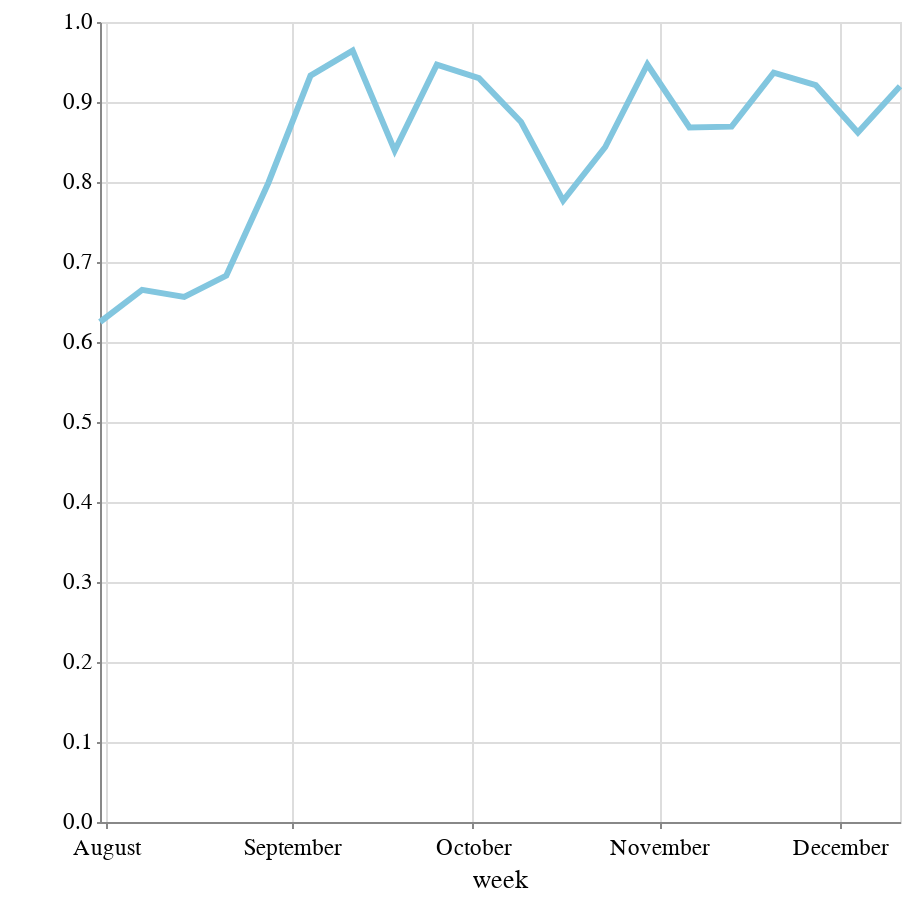

Notebook code for this chart:
### Code cell
alt.Chart(antelope_valley).mark_line().encode(
    x=alt.X('week:T', axis=alt.Axis(format='', title='week', tickCount=3)),
    y = alt.Y('pct_occupied_adult_icu_beds', title=''),
).properties(width=400, height=400)

### Figure 1 — Vega-Lite specification as saved in the notebook (floating-point values rounded to 4 significant figures)
{"config": {"view": {"width": 800, "height": 450}, "background": "#ffffff", "title": {"anchor": "start", "font": "Benton Gothic Bold, sans", "fontColor": "#000000", "fontSize": 22, "fontWeight": "normal"}, "arc": {"fill": "#82c6df"}, "area": {"fill": "#82c6df"}, "line": {"stroke": "#82c6df", "strokeWidth": 3}, "path": {"stroke": "#82c6df"}, "rect": {"fill": "#82c6df"}, "shape": {"stroke": "#82c6df"}, "bar": {"fill": "#82c6df"}, "point": {"stroke": "#82c6df"}, "symbol": {"fill": "#82c6df", "size": 30}, "axis": {"titleFont": "Benton Gothic Bold, sans", "titleFontSize": 13, "titleFontWeight": "normal", "labelFont": "Benton Gothic, sans", "labelFontSize": 11.5, "labelFontWeight": "normal"}, "axisX": {"labelAngle": 0, "labelPadding": 4, "tickSize": 3}, "axisY": {"labelBaseline": "middle", "maxExtent": 45, "minExtent": 45, "tickSize": 2, "titleAlign": "left", "titleAngle": 0, "titleX": -45, "titleY": -11}, "legend": {"titleFont": "Benton Gothic Bold, sans", "titleFontSize": 13, "titleFontWeight": "normal", "symbolType": "square", "labelFont": "Benton Gothic, sans", "labelFontSize": 11.5}, "range": {"category": ["#3580b1", "#ec8431", "#ab7fb4", "#c89d29", "#adc839", "#829eb1"], "diverging": ["#e68a4f", "#f4bb6a", "#f9e39c", "#dadfe2", "#a6b7c6", "#849eae"], "heatmap": ["#fbf2c7", "#f9e39c", "#f8d36e", "#f4bb6a", "#e68a4f", "#d15a40", "#ab4232"], "ordinal": ["#fbf2c7", "#f9e39c", "#f8d36e", "#f4bb6a", "#e68a4f", "#d15a40", "#ab4232"], "ramp": ["#fbf2c7", "#f9e39c", "#f8d36e", "#f4bb6a", "#e68a4f", "#d15a40", "#ab4232"]}}, "data": {"name": "data-d340241a22e999b26b677f11d1793e13"}, "mark": "line", "encoding": {"x": {"type": "temporal", "axis": {"format": "", "tickCount": 3, "title": "week"}, "field": "week"}, "y": {"type": "quantitative", "field": "pct_occupied_adult_icu_beds", "title": ""}}, "height": 400, "width": 400, "$schema": "https://vega.github.io/schema/vega-lite/v4.0.2.json", "datasets": {"data-d340241a22e999b26b677f11d1793e13": [{"hospital": "ARROWHEAD REGIONAL MEDICAL CENTER", "ccn": "050245", "week": "2020-10-09", "county": "San Bernardino", "fips": 71, "total_covid_icu_patients": 2.333, "total_available_adult_icu_beds": 4.0, "pct_occupied_adult_icu_beds": 0.875}, {"hospital": "ARROWHEAD REGIONAL MEDICAL CENTER", "ccn": "050245", "week": "2020-08-28", "county": "San Bernardino", "fips": 71, "total_covid_icu_patients": 8.286, "total_available_adult_icu_beds": 6.429, "pct_occupied_adult_icu_beds": 0.7991}, {"hospital": "ARROWHEAD REGIONAL MEDICAL CENTER", "ccn": "050245", "week": "2020-07-31", "county": "San Bernardino", "fips": 71, "total_covid_icu_patients": 15.57, "total_available_adult_icu_beds": 12.0, "pct_occupied_adult_icu_beds": 0.625}, {"hospital": "ARROWHEAD REGIONAL MEDICAL CENTER", "ccn": "050245", "week": "2020-08-21", "county": "San Bernardino", "fips": 71, "total_covid_icu_patients": 11.43, "total_available_adult_icu_beds": 10.14, "pct_occupied_adult_icu_beds": 0.683}, {"hospital": "ARROWHEAD REGIONAL MEDICAL CENTER", "ccn": "050245", "week": "2020-09-04", "county": "San Bernardino", "fips": 71, "total_covid_icu_patients": 6.286, "total_available_adult_icu_beds": 2.143, "pct_occupied_adult_icu_beds": 0.933}, {"hospital": "ARROWHEAD REGIONAL MEDICAL CENTER", "ccn": "050245", "week": "2020-08-07", "county": "San Bernardino", "fips": 71, "total_covid_icu_patients": 15.29, "total_available_adult_icu_beds": 10.71, "pct_occupied_adult_icu_beds": 0.6652}, {"hospital": "ARROWHEAD REGIONAL MEDICAL CENTER", "ccn": "050245", "week": "2020-09-18", "county": "San Bernardino", "fips": 71, "total_covid_icu_patients": 2.429, "total_available_adult_icu_beds": 5.143, "pct_occupied_adult_icu_beds": 0.8393}, {"hospital": "ARROWHEAD REGIONAL MEDICAL CENTER", "ccn": "050245", "week": "2020-08-14", "county": "San Bernardino", "fips": 71, "total_covid_icu_patients": 11.57, "total_available_adult_icu_beds": 11.0, "pct_occupied_adult_icu_beds": 0.6562}, {"hospital": "ARROWHEAD REGIONAL MEDICAL CENTER", "ccn": "050245", "week": "2020-10-23", "county": "San Bernardino", "fips": 71, "total_covid_icu_patients": 4.286, "total_available_adult_icu_beds": 5.0, "pct_occupied_adult_icu_beds": 0.8438}, {"hospital": "ARROWHEAD REGIONAL MEDICAL CENTER", "ccn": "050245", "week": "2020-10-16", "county": "San Bernardino", "fips": 71, "total_covid_icu_patients": 2.571, "total_available_adult_icu_beds": 7.143, "pct_occupied_adult_icu_beds": 0.7768}, {"hospital": "ARROWHEAD REGIONAL MEDICAL CENTER", "ccn": "050245", "week": "2020-09-11", "county": "San Bernardino", "fips": 71, "total_covid_icu_patients": 3.429, "total_available_adult_icu_beds": 1.143, "pct_occupied_adult_icu_beds": 0.9643}, {"hospital": "ARROWHEAD REGIONAL MEDICAL CENTER", "ccn": "050245", "week": "2020-09-25", "county": "San Bernardino", "fips": 71, "total_covid_icu_patients": 2.714, "total_available_adult_icu_beds": 1.714, "pct_occupied_adult_icu_beds": 0.9467}, {"hospital": "ARROWHEAD REGIONAL MEDICAL CENTER", "ccn": "050245", "week": "2020-10-30", "county": "San Bernardino", "fips": 71, "total_covid_icu_patients": 9.857, "total_available_adult_icu_beds": 1.714, "pct_occupied_adult_icu_beds": 0.9469}, {"hospital": "ARROWHEAD REGIONAL MEDICAL CENTER", "ccn": "050245", "week": "2020-10-02", "county": "San Bernardino", "fips": 71, "total_covid_icu_patients": 4.571, "total_available_adult_icu_beds": 2.286, "pct_occupied_adult_icu_beds": 0.9298}, {"hospital": "ARROWHEAD REGIONAL MEDICAL CENTER", "ccn": "050245", "week": "2020-11-06", "county": "San Bernardino", "fips": 71, "total_covid_icu_patients": 12.0, "total_available_adult_icu_beds": 4.429, "pct_occupied_adult_icu_beds": 0.8681}, {"hospital": "ARROWHEAD REGIONAL MEDICAL CENTER", "ccn": "050245", "week": "2020-11-13", "county": "San Bernardino", "fips": 71, "total_covid_icu_patients": 11.14, "total_available_adult_icu_beds": 4.429, "pct_occupied_adult_icu_beds": 0.8692}, {"hospital": "ARROWHEAD REGIONAL MEDICAL CENTER", "ccn": "050245", "week": "2020-11-20", "county": "San Bernardino", "fips": 71, "total_covid_icu_patients": 12.86, "total_available_adult_icu_beds": 2.286, "pct_occupied_adult_icu_beds": 0.9368}, {"hospital": "ARROWHEAD REGIONAL MEDICAL CENTER", "ccn": "050245", "week": "2020-11-27", "county": "San Bernardino", "fips": 71, "total_covid_icu_patients": 18.86, "total_available_adult_icu_beds": 3.0, "pct_occupied_adult_icu_beds": 0.9211}, {"hospital": "ARROWHEAD REGIONAL MEDICAL CENTER", "ccn": "050245", "week": "2020-12-04", "county": "San Bernardino", "fips": 71, "total_covid_icu_patients": 23.86, "total_available_adult_icu_beds": 5.429, "pct_occupied_adult_icu_beds": 0.8618}, {"hospital": "ARROWHEAD REGIONAL MEDICAL CENTER", "ccn": "050245", "week": "2020-12-11", "county": "San Bernardino", "fips": 71, "total_covid_icu_patients": 27.14, "total_available_adult_icu_beds": 3.857, "pct_occupied_adult_icu_beds": 0.9196}]}}
